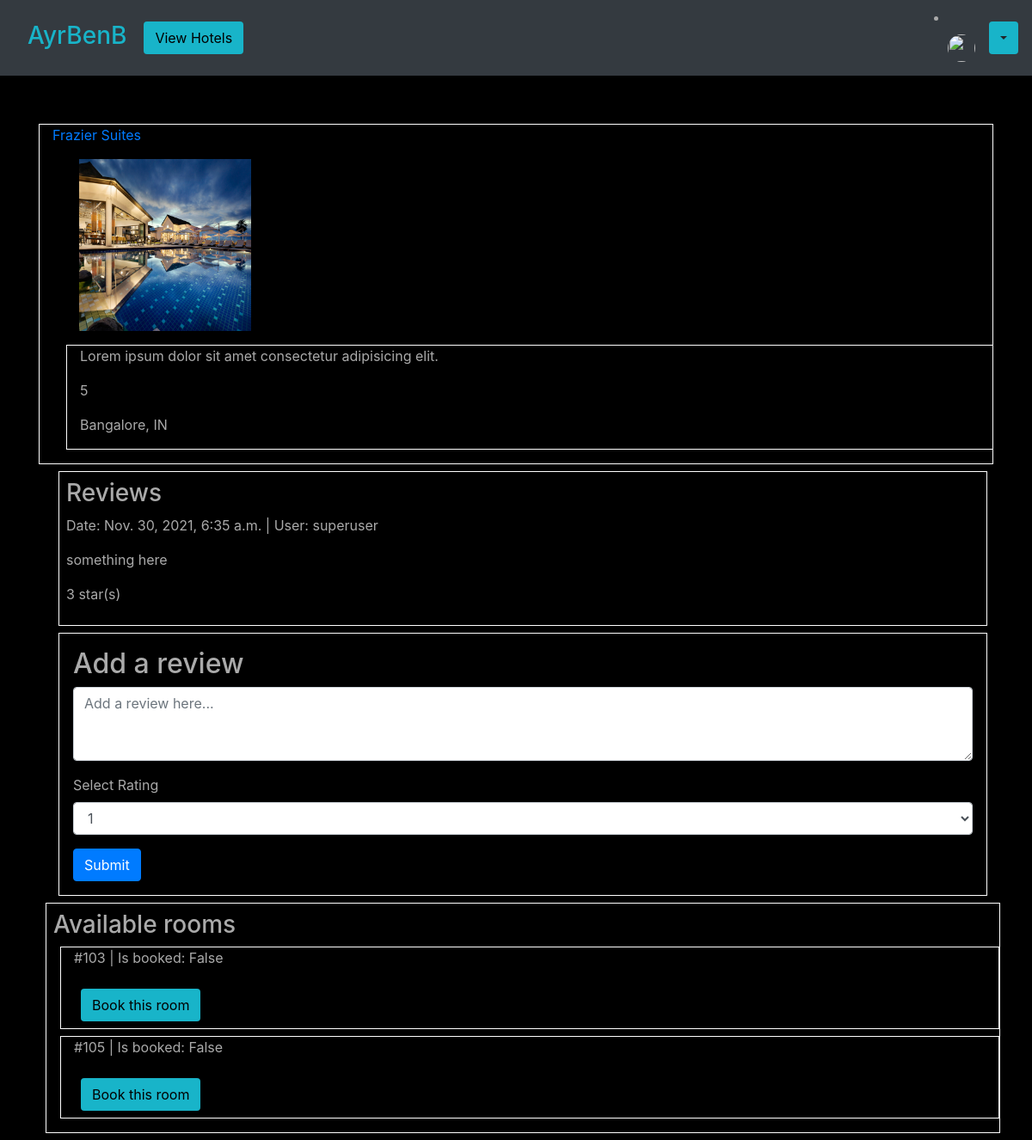
Before: /hotel/frazier-suites with the older database file.
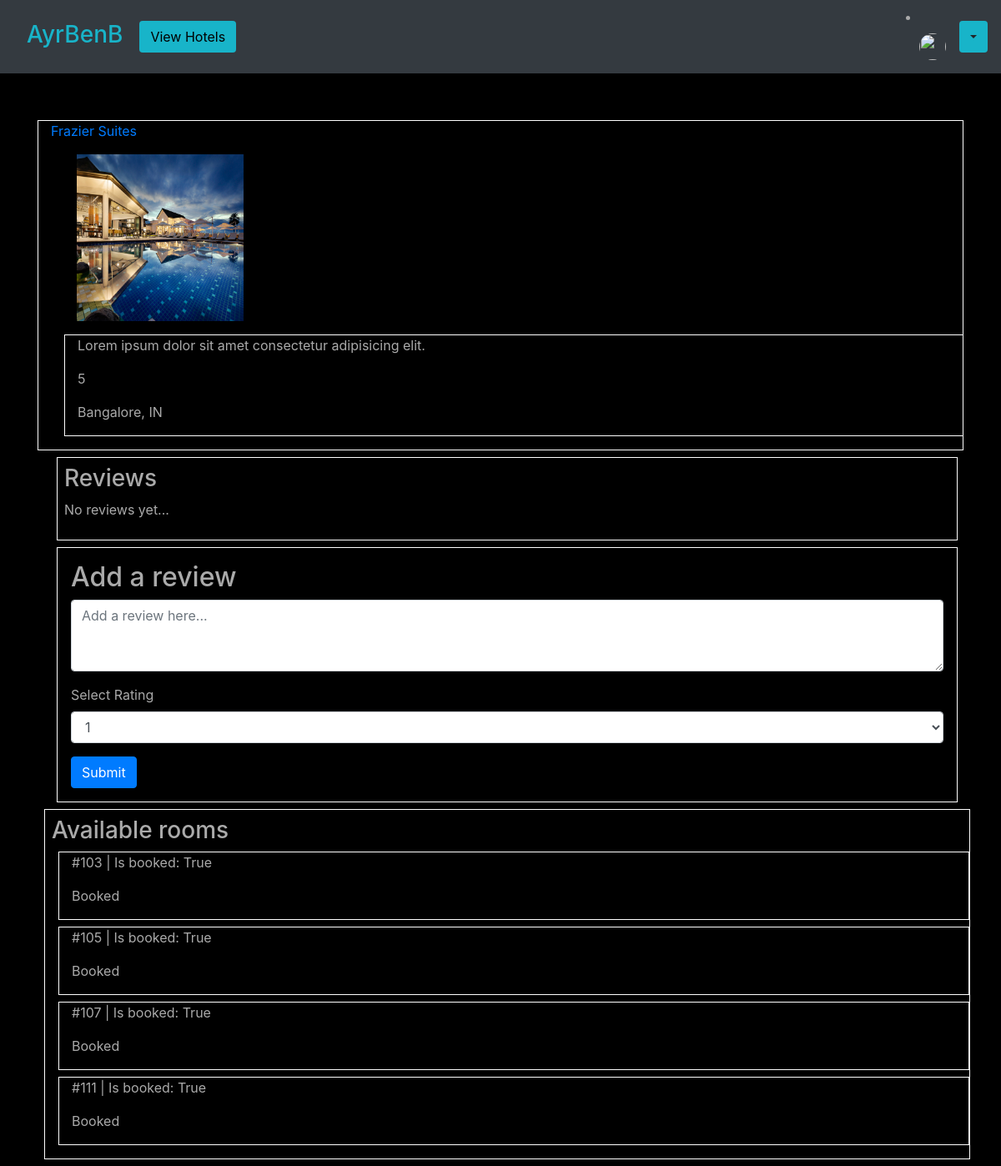
After: the same page with the newer database file.
### base/models.py (models this page shows, shortened)
class Hotel(models.Model):
    location = models.ForeignKey(Location, on_delete=models.CASCADE, default=True, null=True)
    hotel_name = models.CharField(max_length=100)
    hotel_rating = models.IntegerField(default=1, validators=[
            MaxValueValidator(5),
            MinValueValidator(1)
        ])
    description = models.CharField(max_length=500, blank=False, default="Lorem ipsum dolor sit amet consectetur adipisicing elit.")
    slug = models.SlugField()
    image = models.ImageField(upload_to='images/', default='images/default.jpg')
    def get_abs_url(self):
        return reverse("base:hotel", kwargs={
            'slug': self.slug
        })

class Location(models.Model):
    COUNTRY_CHOICES = countries
    country = models.CharField(
        max_length=30,
        choices=COUNTRY_CHOICES,
        default='IN'
    )
    city = models.CharField(max_length=100)

class HotelReview(models.Model):
    user = models.ForeignKey(settings.AUTH_USER_MODEL, on_delete=models.CASCADE,
                            blank=True, null=True)
    hotel = models.ForeignKey(Hotel, on_delete=models.CASCADE)
    review = models.TextField(blank=True, null=True)
    user_rating = models.IntegerField(default=1)
    post_date = models.DateTimeField(auto_now_add=True)

class HotelRoom(models.Model):
    hotel = models.ForeignKey(Hotel, on_delete=models.CASCADE)
    room_number = models.IntegerField(blank=False, default='000')
    is_booked = models.BooleanField(default=False)
    slug = models.SlugField()
    def get_abs_url(self):
        return reverse("base:hotel-room", kwargs={
            'slug': self.slug
        })

### base/views.py (the view)
# urls.py: path('hotel/<slug>', views.hotels, name='hotel'),
def hotels(request, slug):
    hotel = get_object_or_404(Hotel, slug=slug)
    rooms = HotelRoom.objects.filter(hotel=hotel)
    if request.method == 'POST':
        rev_content = request.POST.get('review', '')
        rating = request.POST.get('rating', '')
        print(rev_content)
        print(type(rating))
        review = HotelReview.objects.create(user=request.user, hotel=hotel, review=rev_content, user_rating=int(rating))
    reviews_list = HotelReview.objects.filter(hotel=hotel)
    context = {
        'hotel': hotel,
        'rooms': rooms,
        'reviews': reviews_list
    }
    print(datetime.datetime.now())
    return render(request, "base/hotel.html", context)

### base/templates/base/hotel.html (shortened to what this page needs)
{% extends "base/base.html" %}
{% block content %}
    <div class="container border border-white mt-2">
        <a href="{{ hotel.get_abs_url }}">{{ hotel.hotel_name }}</a>
        <div class="container m-3">
            <img src="{{ hotel.image.url }}" alt="" width="200" height="200">
        </div>
        <div class="container border border-white m-3">
            <p>{{ hotel.description }}</p>
            <p>{{ hotel.hotel_rating }}</p>
            <p>{{ hotel.location.city }}, {{ hotel.location.country }}</p>
        </div>
    </div>
    <div class="container">
        <div class="container border border-white m-2 p-2">
            <h3>Reviews</h3>
            {% for review in reviews %}
              <div>
                <p>Date: {{ review.post_date }} | User: {{ review.user.username }}</p>
                <p>{{ review.review }}</p>
                <p>{{ review.user_rating }} star(s)</p>
              </div>
            {% empty %}
              <div>
                <p>No reviews yet...</p>
              </div>
            {% endfor %}
        </div>
        <div class="container border border-white m-2 p-3">
            <h2>Add a review</h2>
            <form method="POST" action="">
                <div class="form-group">
                  <div class="form-group">
                    <textarea class="form-control" id="exampleFormControlTextarea1" rows="3" placeholder="Add a review here..." name="review"></textarea>
                  </div>
                  <div class="form-group">
                    <label for="exampleFormControlSelect1">Select Rating</label>
                    <select class="form-control" id="exampleFormControlSelect1" name="rating">
                      <option>1</option>
                    </select>
                  </div>
                </div>
                <button type="submit" class="btn btn-primary">Submit</button>
            </form>
        </div>
    </div>
    <div class="container border border-white m-2 p-2">
        <h3>Available rooms</h3>
        {% for room in rooms %}
            <div class="container border border-white m-2">
                <p>#{{ room.room_number }} | Is booked: {{ room.is_booked }} </p>
                {% if room.is_booked != True %}
                    <a class="btn bg-steel btn-md ml-1 m-2" href="{{ room.get_abs_url }}" style="color: black;">Book this room <span class="sr-only">(current)</span></a>
                {% else %}
                    <p>Booked</p>
                {% endif %}
            </div>
        {% endfor %}
    </div>
{% endblock content %}

### base/templates/base/base.html (shortened to what this page needs)
{% load static %}
<!DOCTYPE html>
<html lang="en">
<head>
    <link href="{% static 'base/bootstrap.min.css' %}" rel="stylesheet">
    <link rel="stylesheet" href="{% static 'base/main.css' %}">
    <link rel="stylesheet" href="//code.jquery.com/ui/1.13.0/themes/base/jquery-ui.css">
    <link rel="stylesheet" href="https://cdnjs.cloudflare.com/ajax/libs/font-awesome/4.7.0/css/font-awesome.min.css">
</head>
{% include "base/navbar.html" %}
<body class="bg-black">
    <main role="main" class="container align-items-center">
        <div class="row align-items-center">
          <div class="col-md-12">
            {% block content %}{% endblock %}
          </div>
        </div>
    </main>
</body>
</html>

### base/templates/base/navbar.html (shortened to what this page needs)
<header class="site-header">
  <nav class="navbar navbar-expand-lg navbar-dark bg-dark" id="navbar">
    <a class="navbar-brand ml-3 mt-1" href="{% url 'base:home' %}" style="color: #18b4c9"><h3>AyrBenB</h3></a>
    <div class="collapse navbar-collapse" id="navbarSupportedContent">
      <ul class="navbar-nav mr-auto">
          <li class="nav-item active">
            <a class="btn bg-steel btn-md ml-1" href="{% url 'base:hotels' %}" style="color: black;">View Hotels <span class="sr-only">(current)</span></a>
          </li>
      </ul>
    </div>
    <li class="nav-item dropdown nav-user"> <a class="nav-link nav-user-img" href="{% url 'base:profile' %}" id="navbarDropdownMenuLink2" data-toggle="dropdown" aria-haspopup="true" aria-expanded="false"><img src="{{ picture }}" alt="" class="user-avatar-md rounded-circle" height="32px" width="32px"></a></li>
    <div class="btn-group">
      <button type="button" class="btn dropdown-toggle bg-steel" data-bs-toggle="dropdown"></button>
    </div>
  </nav>
  </header>

### base/static/base/main.css (style rules this page uses)
body { background: #fafafa00; color: #aaaaaa; background-color: #78c2c9; }
.bg-steel { background-color: #18b4c9; }
.bg-black { background-color: rgb(0, 0, 0); }
div ul.navbar-nav.mr-auto li.nav-item.active a { color: rgb(167, 167, 167); }

Changed rows visible on the page:
removed HotelReview: post_date "Nov. 30, 2021, 6:35 a.m.", user.username "superuser", review "something here", user_rating "3"
changed HotelRoom (number 1 of 4 on the later page): is_booked "False" → "True"; is_booked "Book this room" → "Booked"
changed HotelRoom (number 2 of 4 on the later page): is_booked "False" → "True"; is_booked "Book this room" → "Booked"
now on this page (row edited): HotelRoom: room_number "107", is_booked "True", shows "Booked"
added HotelRoom: room_number "111", is_booked "True", shows "Booked"
Other visible differences:
text now shown: "No reviews yet..."
